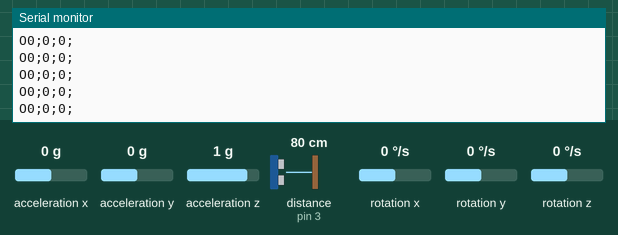
The sketch below on a simulated Arduino Uno, built with avr-gcc and run on an emulated ATmega328P. Parts: the last lines printed to the serial monitor. Wiring (inferred from the names in the program): ultrasonic range finder: trigger pin 2; echo pin 3; MPU-6050 motion sensor at I2C address 0x68. The test bench sets the inputs (shaded band); at power-on: rotation y 0 °/s, acceleration x 0 g, acceleration y 0 g, acceleration z 1 g, distance to the obstacle (sensor on pin 3) 80 cm, rotation x 0 °/s, rotation z 0 °/s. The echo pulse lasts 58.3 µs per cm.

Above: at 8.0 s.
8.1 s: rotation y set to 6 °/s
At 8.6 s:
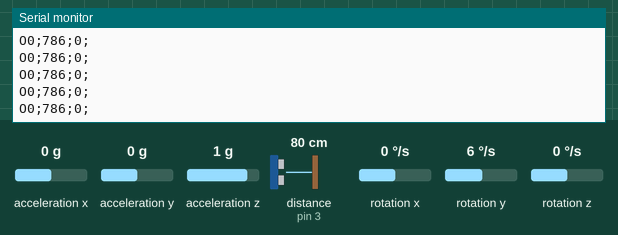
11.1 s: rotation y set to 9 °/s
At 11.8 s:
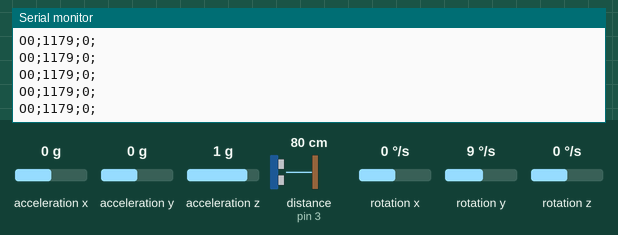
Timing chart, 0 to 14.1 s (numbered marks = the images above; inputs shaded):
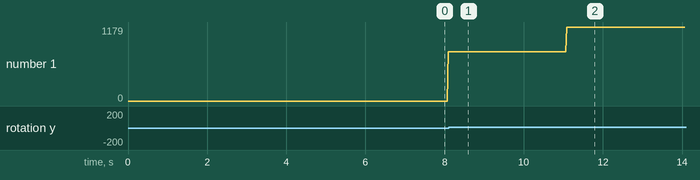

The sketch:

gyroide.ino
```cpp
#include<Wire.h>
#define echoPin 3
#define trigPin 2
float duration, distance;
const int MPU=0x68;  // I2C address of the MPU-6050
int16_t AcX,AcY,AcZ,Tmp,GyX,GyY,GyZ;

// value returned is in interval [-32768, 32767] so for normalize multiply GyX and others for gyro_normalizer_factor
// float gyro_normalizer_factor = 1.0f / 32768.0f;

void setup(){
  Wire.begin();
  Wire.beginTransmission(MPU);
  Wire.write(0x6B);  // PWR_MGMT_1 register
  Wire.write(0);     // set to zero (wakes up the MPU-6050)
  pinMode(trigPin ,OUTPUT);
  pinMode(echoPin, INPUT);
  Wire.endTransmission(true);
  Serial.begin(9600);
}


void loop(){
  Wire.beginTransmission(MPU);
  Wire.write(0x3B);  // starting with register 0x3B (ACCEL_XOUT_H)
  Wire.endTransmission(false);
  Wire.requestFrom(MPU,14,true);  // request a total of 14 registers
  AcX=Wire.read()<<8|Wire.read();  // 0x3B (ACCEL_XOUT_H) & 0x3C (ACCEL_XOUT_L)
  AcY=Wire.read()<<8|Wire.read();  // 0x3D (ACCEL_YOUT_H) & 0x3E (ACCEL_YOUT_L)
  AcZ=Wire.read()<<8|Wire.read();  // 0x3F (ACCEL_ZOUT_H) & 0x40 (ACCEL_ZOUT_L)
  Tmp=Wire.read()<<8|Wire.read();  // 0x41 (TEMP_OUT_H) & 0x42 (TEMP_OUT_L)
  GyX=Wire.read()<<8|Wire.read();  // 0x43 (GYRO_XOUT_H) & 0x44 (GYRO_XOUT_L)
  GyY=Wire.read()<<8|Wire.read();  // 0x45 (GYRO_YOUT_H) & 0x46 (GYRO_YOUT_L)
  GyZ=Wire.read()<<8|Wire.read();  // 0x47 (GYRO_ZOUT_H) & 0x48 (GYRO_ZOUT_L)


  Serial.print(GyX); Serial.print(";"); Serial.print(GyY); Serial.print(";"); Serial.print(GyZ); Serial.println(";");
  int data = GetUltra(trigPin, echoPin);
  Serial.write( data );
  Serial.flush();

  delay(15);
}

double GetUltra (int trig, int echo){
    digitalWrite(trigPin,LOW);
    delayMicroseconds(2);
    digitalWrite(trigPin, HIGH);
    delayMicroseconds(8);
    digitalWrite(trigPin,LOW);
    double distance = ((pulseIn(echoPin, HIGH))/2)*0.0343;
    return distance;

//    duration = pulseIn(echoPin, HIGH);
 //   distance = (duration / 2) * 0.0343;
   // Serial.print("Distance = ");
 //   if (distance >= 4000 || distance <= 0){
//      Serial.println("Out of range !!");
 //   }
  //  else{
   //   Serial.print(distance);
   //   Serial.println(" cm");
 //     delay(5);
 //   }

 }
```

Measured:
- after the input at 8.1 s, the serial monitor: prints a new line at once (image 1)
- after the input at 11.1 s, the serial monitor: prints a new line at once (image 2)
- plotted number 1: 786 → 1179 after the input at 8.1 s
